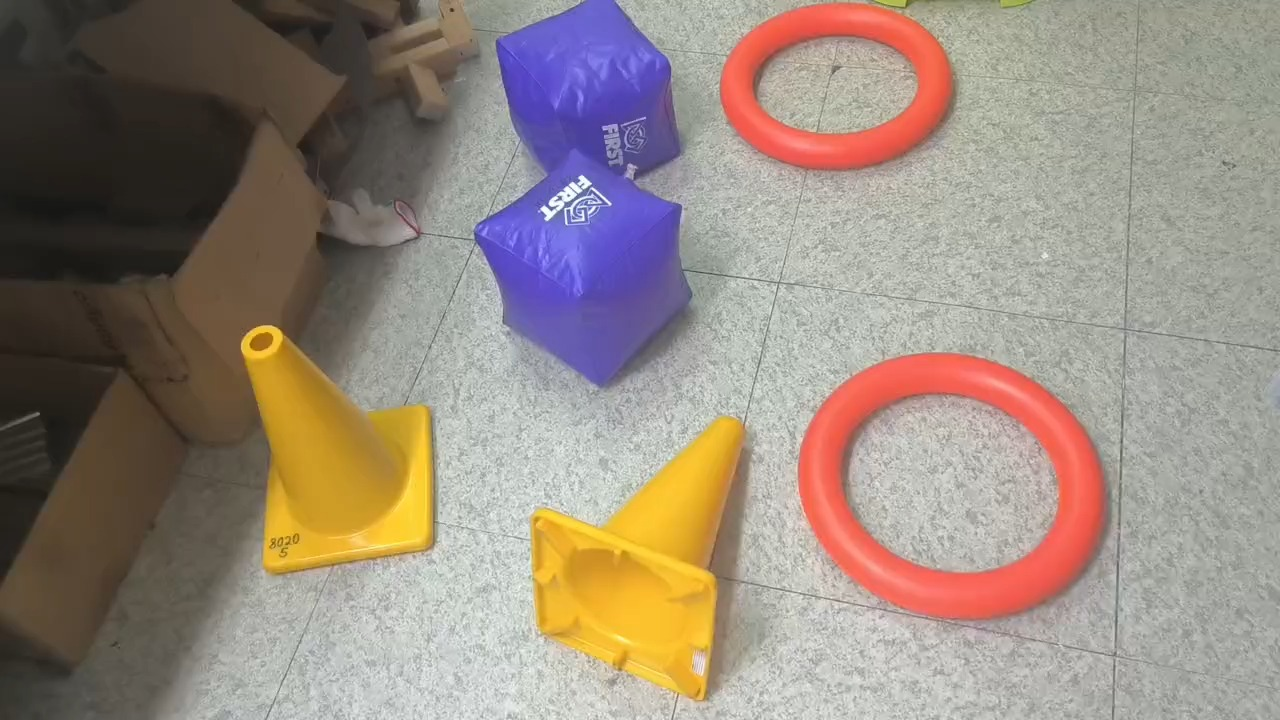
#> input picture Skill_Booster_2/images/objects.jpg, 1280 x 720 px; its folder holds only this picture in this run
$ python challenge1_other_methods.py
#> lines starting #> are read from the running program, lines starting #| are printed output that depends on the picture; after the words box and inside, x2 and y2 are one past the last pixel; in counts of white or black regions, pixels touching at a corner belong together
### Skill_Booster_2/common.py
import cv2
import glob
import os

IMG_EXTS = (".png", ".jpg", ".jpeg", ".bmp", ".webp")


def load_images(folder, name_filter=None):
    """Return a list of (filename, BGR image) for every image in `folder`.
    name_filter: optional substring, e.g. "dot" only loads files containing "dot"."""
#> called with folder = 'images'
    paths = sorted(p for p in glob.glob(os.path.join(folder, "*"))
                   if p.lower().endswith(IMG_EXTS))
    if name_filter:
        paths = [p for p in paths if name_filter.lower() in os.path.basename(p).lower()]
    images = []
    for p in paths:
        img = cv2.imread(p)  # BGR order (OpenCV default), not RGB
#> img is the input picture: shape (720, 1280, 3); mean B, G, R 126.6, 137.6, 151.1
        if img is None:
            print(f"[skip] could not read {p}")
            continue
        images.append((os.path.basename(p), img))
    if not images:
        raise SystemExit(f"No images found in '{folder}'")
    return images


def resize_to_width(img, width=900):
    """Shrink big phone photos so detection params behave consistently."""
#> called with width = 700
    h, w = img.shape[:2]
#> h = 720; w = 1280
    if w <= width:
        return img
    scale = width / w
#> scale = 0.547
    return cv2.resize(img, (width, int(h * scale)), interpolation=cv2.INTER_AREA)


def save(out_dir, name, img):
    os.makedirs(out_dir, exist_ok=True)
    path = os.path.join(out_dir, name)
    cv2.imwrite(path, img)
    print(f"  saved -> {path}")


def label(img, text, org=(10, 30), color=(0, 0, 255)):
    """Draw readable text (black outline + colored fill)."""
    cv2.putText(img, text, org, cv2.FONT_HERSHEY_SIMPLEX, 0.8, (0, 0, 0), 4, cv2.LINE_AA)
    cv2.putText(img, text, org, cv2.FONT_HERSHEY_SIMPLEX, 0.8, color, 2, cv2.LINE_AA)

### Skill_Booster_2/part1_simple_blob.py
import argparse
import cv2
import numpy as np
from common import load_images, resize_to_width, save, label

# HSV ranges for OpenCV: H is 0-179 (not 0-359), S and V are 0-255.
# Red wraps around 0, so it needs two ranges. Tune with hsv_tuner.py.
COLOR_RANGES = {
    "red":    [((0, 100, 70), (4, 255, 255)), ((165, 100, 70), (179, 255, 255))],
    "orange": [((5, 100, 100), (22, 255, 255))],
    "yellow": [((22, 80, 100), (35, 255, 255))],
    "green":  [((36, 60, 50), (85, 255, 255))],
    "blue":   [((90, 80, 50), (130, 255, 255))],
    "purple": [((130, 50, 40), (160, 255, 255))],
    "black":  [((0, 0, 0), (179, 255, 60))],
    "white":  [((0, 0, 200), (179, 40, 255))],
}


# [53 lines left out: functions build_detector, color_mask, merge_keypoints, detect_auto, not called in this run]


def bg_distance(img, saturate_at=60, l_weight=0.4):
#> called with saturate_at = 60, l_weight = 0.6
    lab = cv2.cvtColor(cv2.GaussianBlur(img, (5, 5), 0), cv2.COLOR_BGR2LAB)
#> lab: shape (393, 700, 3); mean of channels 0, 1, 2 147.8, 132.6, 135.8
    q = (lab // 16).reshape(-1, 3).astype(np.int32)           # group similar colors into bins
    codes = q[:, 0] * 256 + q[:, 1] * 16 + q[:, 2]
    top = np.bincount(codes).argmax()                        # most common bin
#> top = 2936
    bg = lab.reshape(-1, 3)[codes == top].mean(axis=0)
#> bg = [183.1, 125.3, 132]
    diff = lab.astype(np.float32) - bg
#> diff: shape (393, 700, 3) float64; mean of channels 0, 1, 2 -35.2, 7.3, 3.8
    diff[:, :, 0] *= l_weight
#> diff: shape (393, 700, 3) float64; mean of channels 0, 1, 2 -21.1, 7.3, 3.8
    dist = np.linalg.norm(diff, axis=2)
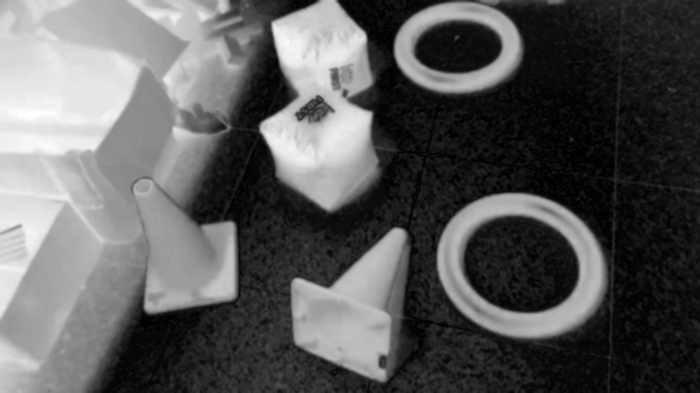
#> dist: shape (393, 700) float64; min 0.338, max 99.1, mean 35.6; drawn with min black and max white
    return np.clip(dist * 255.0 / saturate_at, 0, 255).astype(np.uint8)
#> returned value: shape (393, 700)


# [41 lines left out: functions detect_color, main, not called in this run]


# [2 lines that do not run on import are left out]

### Skill_Booster_2/challenge1_other_methods.py
import argparse
import math
import time
import cv2
import numpy as np
from skimage.feature import blob_log, blob_dog, blob_doh
from common import load_images, resize_to_width, save, label
from part1_simple_blob import bg_distance


def prep_gray(img):
    _, fg = cv2.threshold(bg_distance(img, l_weight=0.6), 0, 255, cv2.THRESH_BINARY | cv2.THRESH_OTSU)
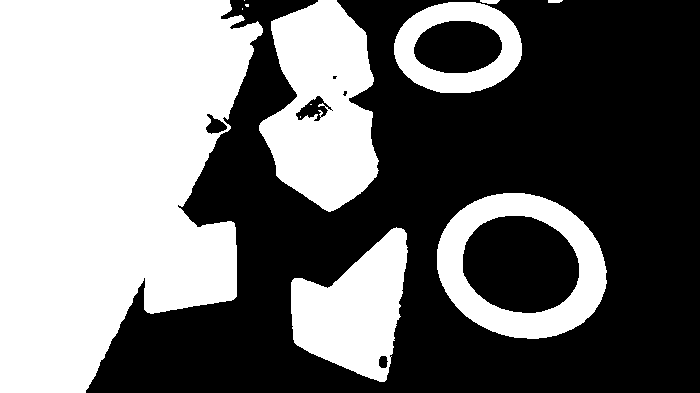
#> fg: shape (393, 700); 44.7% white; 12 white regions (5 under 20 px), largest, box (x1, y1, x2, y2) and area: (0, 0, 263, 393) 78706, (259, 0, 379, 212) 16933, (291, 227, 408, 382) 10920
    fg = cv2.morphologyEx(fg, cv2.MORPH_OPEN, np.ones((3, 3), np.uint8))
#> fg: shape (393, 700); 44.6% white; 9 white regions (2 under 20 px)
    return cv2.GaussianBlur(fg, (0, 0), 2).astype(np.float32) / 255.0
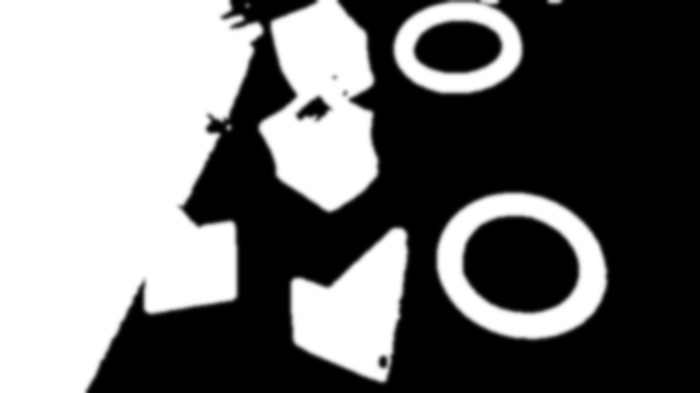
#> returned value: shape (393, 700) float32; min 0, max 1, mean 0.446


def keep_real_dots(blobs, gray, inside_min=0.7, ring_max=0.6):
    h, w = gray.shape
    yy, xx = np.mgrid[0:h, 0:w]
    keep = []
    for y, x, r in blobs:
        r = max(r, 2)
        y0, y1 = int(max(y - 1.7 * r, 0)), int(min(y + 1.7 * r + 1, h))
        x0, x1 = int(max(x - 1.7 * r, 0)), int(min(x + 1.7 * r + 1, w))
        d = np.hypot(yy[y0:y1, x0:x1] - y, xx[y0:y1, x0:x1] - x)   # distance to center
        patch = gray[y0:y1, x0:x1]
        inside, ring = patch[d <= r * 0.8], patch[(d > r * 1.25) & (d <= r * 1.65)]
        if inside.size and ring.size and inside.mean() > inside_min and ring.mean() < ring_max:
            keep.append((y, x, r))
    return np.array(keep).reshape(-1, 3)


def run_skimage(gray, method, min_sigma, max_sigma):
    t = time.time()
    if method == "LoG":
        # threshold: minimum response strength; num_sigma: how many scales to try
        blobs = blob_log(gray, min_sigma=min_sigma, max_sigma=max_sigma, num_sigma=10, threshold=0.3)
        blobs[:, 2] *= math.sqrt(2)          # sigma -> radius
    elif method == "DoG":
        blobs = blob_dog(gray, min_sigma=min_sigma, max_sigma=max_sigma, threshold=0.3)
        blobs[:, 2] *= math.sqrt(2)
    else:  # DoH: sigma is already ~radius
        blobs = blob_doh(gray, min_sigma=min_sigma, max_sigma=max_sigma, threshold=0.005)
    blobs = keep_real_dots(blobs, gray)
    return blobs, (time.time() - t) * 1000  # rows are (y, x, radius)


def run_contours(img, min_area, max_area, min_circ):
    t = time.time()
    _, bw = cv2.threshold(bg_distance(img, l_weight=0.6), 0, 255, cv2.THRESH_BINARY | cv2.THRESH_OTSU)
    bw = cv2.morphologyEx(bw, cv2.MORPH_OPEN, np.ones((3, 3), np.uint8))
    cnts, _ = cv2.findContours(bw, cv2.RETR_EXTERNAL, cv2.CHAIN_APPROX_SIMPLE)
    keep = []
    for c in cnts:
        area = cv2.contourArea(c)
        per = cv2.arcLength(c, True)
        if per == 0 or not (min_area <= area <= max_area):
            continue
        circ = 4 * math.pi * area / per ** 2
        if circ >= min_circ:
            keep.append(c)
    return keep, (time.time() - t) * 1000


def draw_circles(img, blobs, color):
    out = img.copy()
    for y, x, r in blobs:
        cv2.circle(out, (int(x), int(y)), max(int(r), 2), color, 2)
    return out


def main():
    ap = argparse.ArgumentParser()
    ap.add_argument("--images", default="images")
    ap.add_argument("--filter", default=None)
    ap.add_argument("--out", default="output/challenge1")
    ap.add_argument("--min-sigma", type=float, default=3)
    ap.add_argument("--max-sigma", type=float, default=40)
    ap.add_argument("--min-area", type=float, default=80)
    ap.add_argument("--max-area", type=float, default=20000)
    ap.add_argument("--min-circ", type=float, default=0.6)
    args = ap.parse_args()

    for name, img in load_images(args.images, args.filter):
        img = resize_to_width(img, 700)
        gray = prep_gray(img)
        panels = []
        for method, color in (("LoG", (0, 0, 255)), ("DoG", (0, 200, 0)), ("DoH", (255, 0, 0))):
            blobs, ms = run_skimage(gray, method, args.min_sigma, args.max_sigma)
            p = draw_circles(img, blobs, color)
            label(p, f"{method}: {len(blobs)} ({ms:.0f} ms)", color=color)
            panels.append(p)
            print(f"{name} {method}: {len(blobs)} blobs in {ms:.0f} ms")
#> this loop made 3 passes
#> ms on passes 1 to 3: 1260.5, 413.4, 190.9
#| objects.jpg LoG: 38 blobs in 1260 ms
#| objects.jpg DoG: 32 blobs in 413 ms
#| objects.jpg DoH: 8 blobs in 191 ms
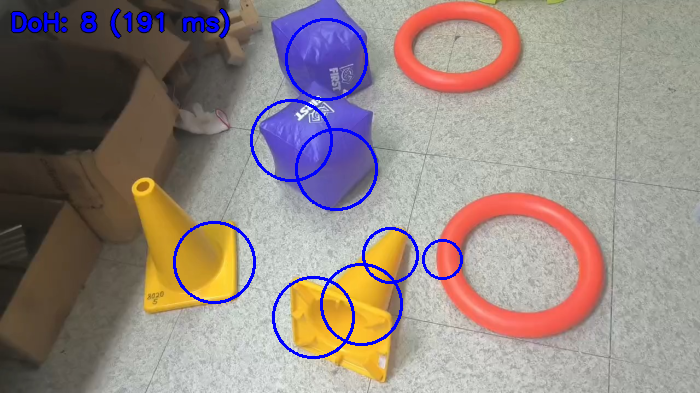
#> p: shape (393, 700, 3); mean of channels 0, 1, 2 129.9, 134.1, 147.2; drawn as B, G, R
#> after the loop, panels = 3 items

        cnts, ms = run_contours(img, args.min_area, args.max_area, args.min_circ)
#> in run_contours, `cnts, _ = cv2.findContours(bw, cv2.RETR_EXTERNAL, cv2.CHAIN_APPROX_SIM..`: cnts = 9 contours, 2 with area under 20; largest, box (x1, y1, x2, y2) and area: (0, 0, 263, 393) 77943, (437, 193, 607, 339) 19132, (259, 0, 378, 212) 17104, (291, 228, 408, 382) 10784, (394, 2, 522, 93) 9150, (480, 0, 499, 4) 44, (548, 0, 562, 3) 24
#> the loop in run_contours, `for c in cnts:` made 9 passes
#> (area, per, circ) on passes 1, 2, 5, 8: (10784, 480.1, 0.588), (19132.5, 522.8, 0.88), (9150.5, 364.3, 0.866), (17103.5, 629.5, 0.542)
#> (area, per) on passes 6, 7, 9: (24.5, 29.41), (44, 39.66), (77943, 1509.9)
#> after the loop in run_contours, `for c in cnts:`: keep = 2 contours; box (x1, y1, x2, y2) and area: (437, 193, 607, 339) 19132, (394, 2, 522, 93) 9150
#> cnts has the same summary as keep in run_contours; ms = 41.75
        p = img.copy()
        cv2.drawContours(p, cnts, -1, (0, 200, 255), 2)
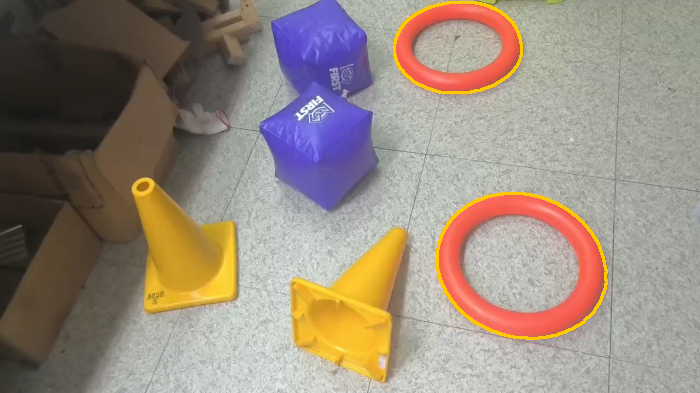
#> p: shape (393, 700, 3); mean of channels 0, 1, 2 125.5, 138.4, 151.8; drawn as B, G, R
        label(p, f"Contours: {len(cnts)} ({ms:.0f} ms)", color=(0, 200, 255))
#> call 4 of label, with text = 'Contours: 2 (42 ms)', org = (10, 30), color = (0, 200, 255)
#> in label (call 4), `cv2.putText(img, text, org, cv2.FONT_HERSHEY_SIMPLEX, 0.8, color, 2, c..`:
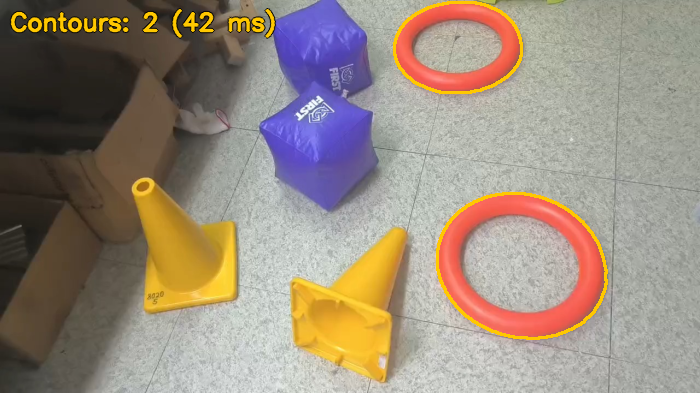
#> img: shape (393, 700, 3); mean of channels 0, 1, 2 124.8, 139.1, 152.8; drawn as B, G, R
        panels.append(p)
        print(f"{name} Contours: {len(cnts)} blobs in {ms:.0f} ms")
#| objects.jpg Contours: 2 blobs in 42 ms

        grid = np.vstack([np.hstack(panels[:2]), np.hstack(panels[2:])])
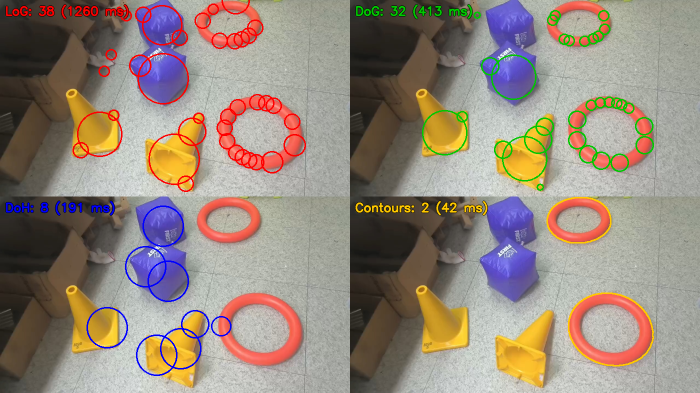
#> grid: shape (786, 1400, 3) (shown at 1/2 size); mean of channels 0, 1, 2 124.5, 136.2, 149.7; drawn as B, G, R
        save(args.out, f"compare_{name}", grid)


if __name__ == "__main__":
    main()
